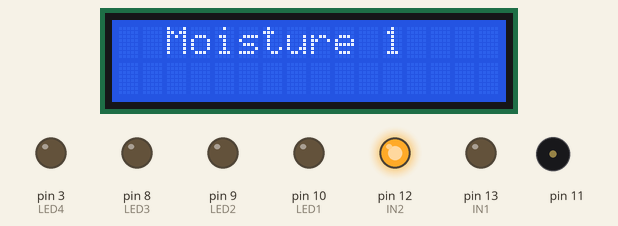
Recording of a sketch running on a simulated Arduino Uno, built with avr-gcc and run on an emulated ATmega328P. Parts: 16×2 character LCD, output pins drawn as LEDs (lit = HIGH), buzzer (waves = sounding).

Above: at 0.6 s.
At 2.6 s:
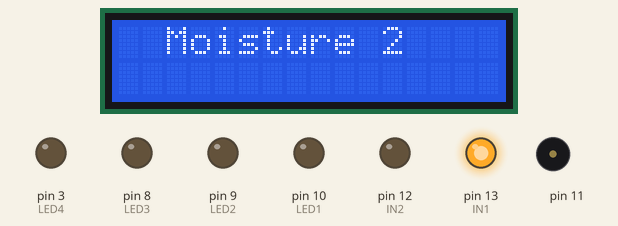
At 11.43 s:
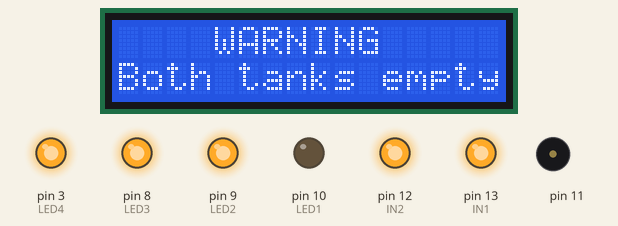
At 20.26 s:
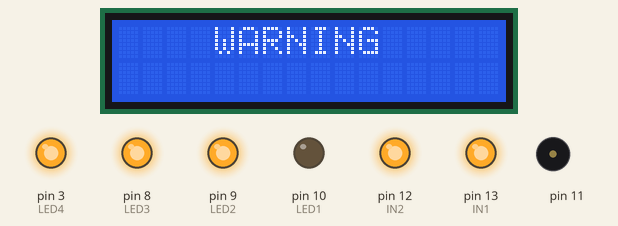
At 30.08 s:
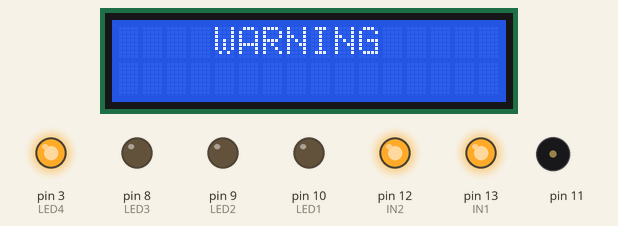
At 39.93 s:
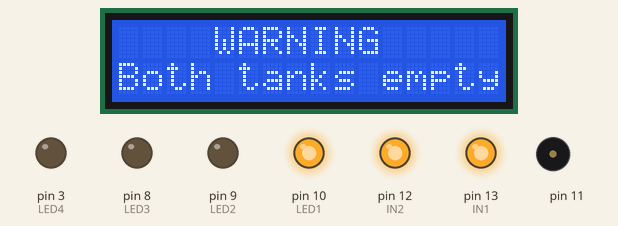
Timing chart, 0 to 40.0 s (numbered marks = the images above):
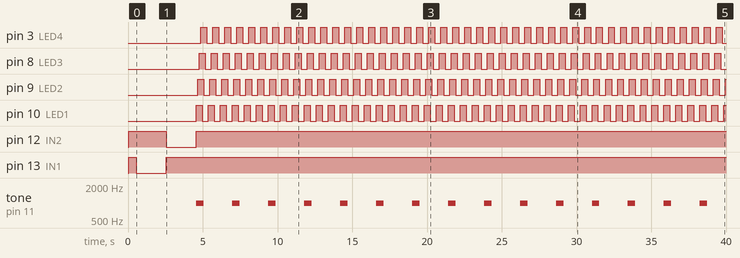

Measured:
- by itself, pin 3 (LED4): LOW → HIGH at 4.9 s, → LOW 0.40 s later, → HIGH 0.40 s later, → LOW 0.40 s later, … (88 changes in this stretch)
- by itself, pin 8 (LED3): LOW → HIGH at 4.8 s, → LOW 0.40 s later, → HIGH 0.40 s later, → LOW 0.40 s later, … (88 changes in this stretch)
- by itself, pin 9 (LED2): LOW → HIGH at 4.7 s, → LOW 0.40 s later, → HIGH 0.40 s later, → LOW 0.40 s later, … (89 changes in this stretch)
- by itself, pin 10 (LED1): LOW → HIGH at 4.6 s, → LOW 0.40 s later, → HIGH 0.40 s later, → LOW 0.40 s later, … (89 changes in this stretch)
- by itself, pin 12 (IN2): HIGH → LOW at 2.6 s, → HIGH 2.0 s later
- by itself, pin 13 (IN1): HIGH → LOW at 0.56 s, → HIGH 2.0 s later
- by itself, tone on pin 11: alternates 1000 Hz for 0.50 s and silent for 1.9 s

The sketch:

working_warning_signal_and_display.ino
```cpp
/*
 * Output on LCD: "Moisture: <percent>%"
 */
//https://www.youtube.com/watch?v=AQIayZgeqq4
#include <LiquidCrystal.h>
LiquidCrystal lcd(1, 2, 4, 5, 6, 7);

//initializing connection between relay and Arduino
int IN1 = 13;
int IN2 = 12;

//initiliazing connection between the moisture sensor and Arduino
unsigned long ms_since_pump_tunred_on = 0;
int Pin1 = A0;
float sensor_1_val = 0;
int low_moisture = 488;
int high_moisture = 183;
int percent = 0;
unsigned long seconds = 0;
unsigned long minutes = 0;
int hours = 0;
int days = 0;
bool is_watered = false;
bool is_watered_2 = false;
bool is_first_tank_empty = false;
bool is_second_tank_empty = false;
int LED1 = 10;
int LED2 = 9;
int LED3 = 8;
int LED4 = 3;

void setup() {
  // put your setup code here, to run once:
  pinMode(LED1, OUTPUT);
  pinMode(LED2, OUTPUT);
  pinMode(LED3, OUTPUT);
  pinMode(LED4, OUTPUT);
  lcd.begin(16,2);
  pinMode(IN1, OUTPUT);
  pinMode(IN2, OUTPUT);
  pinMode(Pin1, INPUT);
  digitalWrite(IN1, HIGH);
  digitalWrite(IN2, HIGH);
  delay(500);
}
void last_time_watered() {
  lcd.clear();
  lcd.setCursor(1,0);
  lcd.print("Last watered ");
  lcd.setCursor(2,1);
  lcd.print((millis() - ms_since_pump_tunred_on - 3000)/1000);
  lcd.print(" seconds ago");
  //}
}

void led_manager() {
  digitalWrite(LED1, HIGH);
  delay(100);
  digitalWrite(LED2, HIGH);
  delay(100);
  digitalWrite(LED3, HIGH);
  delay(100);
  digitalWrite(LED4, HIGH);
  delay(100);
  digitalWrite(LED1, LOW);
  delay(100);
  digitalWrite(LED2, LOW);
  delay(100);
  digitalWrite(LED3, LOW);
  delay(100);
  digitalWrite(LED4, LOW);
  delay(100);
}

void pump_manager() {
  lcd.setCursor(0,1);
  lcd.print("                ");
  sensor_1_val = analogRead(Pin1);
  if(sensor_1_val > 460) {  //if the soil is dry then we open the relay, if wet, close the relay
    if(is_first_tank_empty == true) { //if the tank is empty, there is no need to turn the pump on in vain
      digitalWrite(IN1, HIGH);
    }
    else {
       digitalWrite(IN1, LOW);
       is_watered = true;
       ms_since_pump_tunred_on = millis();
    }
    lcd.setCursor(0,0);
    lcd.print("  Moisture 1 ");
    delay(2000);
      //-----------check if water tank #1 is empty---------//
    if(is_watered && sensor_1_val > 460) {  //if the pump was working but the soil remained as dry as before
        if(is_second_tank_empty == true) {digitalWrite(IN2, HIGH);}
        else {
        digitalWrite(IN2, LOW);
        digitalWrite(IN1, HIGH);
        is_first_tank_empty = true;
        is_watered_2 = true;}
        lcd.setCursor(0,0);
        lcd.print("  Moisture 2 ");
        delay(2000);
        if (is_watered_2 && sensor_1_val > 460) { //if the second water tank is empty as well, we turn the water pump off
          digitalWrite(IN2, HIGH);
          is_second_tank_empty = true;
        }
    }
    else {
      digitalWrite(IN2, HIGH);
    }
  }
  else {
    digitalWrite(IN1, HIGH);
  }
  while (is_second_tank_empty && is_first_tank_empty) {
    tone(11, 1000, 500);
    led_manager();
    lcd.clear();
    lcd.setCursor(0,0);
    lcd.print("    WARNING");
    led_manager();
    lcd.setCursor(0,1);
    lcd.print("Both tanks empty");
    led_manager();
  }
}

void display() {
  lcd.clear();
  pump_manager();
  lcd.setCursor(0,0);
  //lcd.print(sensor_1_val);
  //we want to map the current moisture somewhere between the low_moisture and the high_moisture, them being 0% and 100%, respectively.
  percent = map(sensor_1_val, low_moisture, high_moisture, 0, 100);
  //it's important to call lcd.clear() before writing anything onto the screen
  lcd.clear();
  lcd.print("  Moisture: ");
  lcd.print(percent);
  lcd.print("%");
  delay(3000);
  lcd.clear();
}
void loop() {
  //pump_manager();
  //display();
  //===================Below put info from the Last_Time_Watered file========================//
 // last_time_watered();
  pump_manager();
  delay(3000);
}
```
